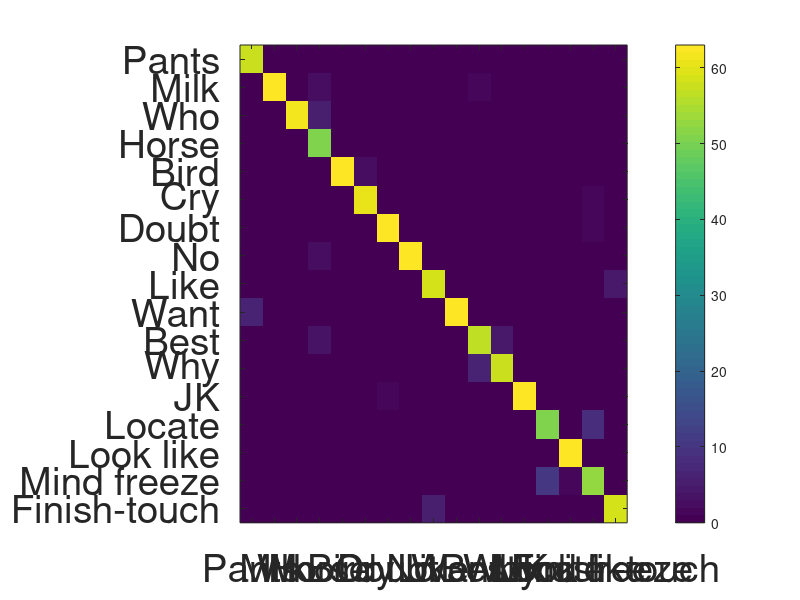

Write the MATLAB code that produced this figure.
clc
clear all
close all

conf_MH20 = [
            5, 0, 0, 0, 0, 0, 0, 0, 0, 0, 0, 0, 0, 0, 0, 0, 0;...
            0, 5, 0, 0, 0, 0, 0, 0, 0, 0, 0, 0, 0, 0, 0, 0, 0;...
            0, 0, 5, 0, 0, 0, 0, 0, 0, 0, 0, 0, 0, 0, 0, 0, 0;...
            0, 0, 0, 5, 0, 0, 0, 0, 0, 0, 0, 0, 0, 0, 0, 0, 0;...
            0, 0, 0, 0, 5, 0, 0, 0, 0, 0, 0, 0, 0, 0, 0, 0, 0;...
            0, 0, 0, 0, 0, 5, 0, 0, 0, 0, 0, 0, 0, 0, 0, 0, 0;...
            0, 0, 0, 0, 0, 0, 5, 0, 0, 0, 0, 0, 0, 0, 0, 0, 0;...
            0, 0, 0, 0, 0, 0, 0, 5, 0, 0, 0, 0, 0, 0, 0, 0, 0;...
            0, 0, 0, 0, 0, 0, 0, 0, 5, 0, 0, 0, 0, 0, 0, 0, 0;...
            0, 0, 0, 0, 0, 0, 0, 0, 0, 5, 0, 0, 0, 0, 0, 0, 0;...
            0, 0, 0, 0, 0, 0, 0, 0, 0, 0, 5, 0, 0, 0, 0, 0, 0;...
            0, 0, 0, 0, 0, 0, 0, 0, 0, 0, 0, 5, 0, 0, 0, 0, 0;...
            0, 0, 0, 0, 0, 0, 0, 0, 0, 0, 0, 0, 5, 0, 0, 0, 0;...
            0, 0, 0, 0, 0, 0, 0, 0, 0, 0, 0, 0, 0, 5, 0, 2, 0;...
            0, 0, 0, 0, 0, 0, 0, 0, 0, 0, 0, 0, 0, 0, 5, 0, 0;...
            0, 0, 0, 0, 0, 0, 0, 0, 0, 0, 0, 0, 0, 0, 0, 3, 0;...
            0, 0, 0, 0, 0, 0, 0, 0, 0, 0, 0, 0, 0, 0, 0, 0, 5;...
            ];
      
conf_MH21 = [
            5, 0, 0, 0, 0, 0, 0, 0, 0, 0, 0, 0, 0, 0, 0, 0, 0;...
            0, 5, 0, 0, 0, 0, 0, 0, 0, 0, 0, 0, 0, 0, 0, 0, 0;...
            0, 0, 5, 0, 0, 0, 0, 0, 0, 0, 0, 0, 0, 0, 0, 0, 0;...
            0, 0, 0, 5, 0, 0, 0, 0, 0, 0, 0, 0, 0, 0, 0, 0, 0;...
            0, 0, 0, 0, 5, 0, 0, 0, 0, 0, 0, 0, 0, 0, 0, 0, 0;...
            0, 0, 0, 0, 0, 5, 0, 0, 0, 0, 0, 0, 0, 0, 0, 0, 0;...
            0, 0, 0, 0, 0, 0, 4, 0, 0, 0, 0, 0, 0, 0, 0, 0, 0;...
            0, 0, 0, 0, 0, 0, 0, 5, 0, 0, 0, 0, 0, 0, 0, 0, 0;...
            0, 0, 0, 0, 0, 0, 0, 0, 5, 0, 0, 0, 0, 0, 0, 0, 0;...
            0, 0, 0, 0, 0, 0, 0, 0, 0, 5, 0, 0, 0, 0, 0, 0, 0;...
            0, 0, 0, 0, 0, 0, 0, 0, 0, 0, 4, 0, 0, 0, 0, 0, 0;...
            0, 0, 0, 0, 0, 0, 0, 0, 0, 0, 1, 5, 0, 0, 0, 0, 0;...
            0, 0, 0, 0, 0, 0, 1, 0, 0, 0, 0, 0, 5, 0, 0, 0, 0;...
            0, 0, 0, 0, 0, 0, 0, 0, 0, 0, 0, 0, 0, 5, 0, 0, 0;...
            0, 0, 0, 0, 0, 0, 0, 0, 0, 0, 0, 0, 0, 0, 5, 0, 0;...
            0, 0, 0, 0, 0, 0, 0, 0, 0, 0, 0, 0, 0, 0, 0, 5, 0;...
            0, 0, 0, 0, 0, 0, 0, 0, 0, 0, 0, 0, 0, 0, 0, 0, 4;...
            ];
 
conf_MH22 = [
            5, 0, 0, 0, 0, 0, 0, 0, 0, 0, 0, 0, 0, 0, 0, 0, 0;...
            0, 5, 0, 0, 0, 0, 0, 0, 0, 0, 0, 0, 0, 0, 0, 0, 0;...
            0, 0, 5, 0, 0, 0, 0, 0, 0, 0, 0, 0, 0, 0, 0, 0, 0;...
            0, 0, 0, 5, 0, 0, 0, 0, 0, 0, 0, 0, 0, 0, 0, 0, 0;...
            0, 0, 0, 0, 5, 0, 0, 0, 0, 0, 0, 0, 0, 0, 0, 0, 0;...
            0, 0, 0, 0, 0, 5, 0, 0, 0, 0, 0, 0, 0, 0, 0, 0, 0;...
            0, 0, 0, 0, 0, 0, 5, 0, 0, 0, 0, 0, 0, 0, 0, 0, 0;...
            0, 0, 0, 0, 0, 0, 0, 5, 0, 0, 0, 0, 0, 0, 0, 0, 0;...
            0, 0, 0, 0, 0, 0, 0, 0, 5, 0, 0, 0, 0, 0, 0, 0, 0;...
            0, 0, 0, 0, 0, 0, 0, 0, 0, 5, 0, 0, 0, 0, 0, 0, 0;...
            0, 0, 0, 0, 0, 0, 0, 0, 0, 0, 5, 0, 0, 0, 0, 0, 0;...
            0, 0, 0, 0, 0, 0, 0, 0, 0, 0, 0, 5, 0, 0, 0, 0, 0;...
            0, 0, 0, 0, 0, 0, 0, 0, 0, 0, 0, 0, 5, 0, 0, 0, 0;...
            0, 0, 0, 0, 0, 0, 0, 0, 0, 0, 0, 0, 0, 5, 0, 0, 0;...
            0, 0, 0, 0, 0, 0, 0, 0, 0, 0, 0, 0, 0, 0, 5, 0, 0;...
            0, 0, 0, 0, 0, 0, 0, 0, 0, 0, 0, 0, 0, 0, 0, 5, 0;...
            0, 0, 0, 0, 0, 0, 0, 0, 0, 0, 0, 0, 0, 0, 0, 0, 5;...
            ];
        
conf_SW1 = [
            5, 0, 0, 0, 0, 0, 0, 0, 0, 0, 0, 0, 0, 0, 0, 0, 0;...
            0, 5, 0, 0, 0, 0, 0, 0, 0, 0, 0, 0, 0, 0, 0, 0, 0;...
            0, 0, 5, 0, 0, 0, 0, 0, 0, 0, 0, 0, 0, 0, 0, 0, 0;...
            0, 0, 0, 5, 0, 0, 0, 0, 0, 0, 0, 0, 0, 0, 0, 0, 0;...
            0, 0, 0, 0, 5, 0, 0, 0, 0, 0, 0, 0, 0, 0, 0, 0, 0;...
            0, 0, 0, 0, 0, 5, 0, 0, 0, 0, 0, 0, 0, 0, 0, 0, 0;...
            0, 0, 0, 0, 0, 0, 5, 0, 0, 0, 0, 0, 0, 0, 0, 0, 0;...
            0, 0, 0, 0, 0, 0, 0, 5, 0, 0, 0, 0, 0, 0, 0, 0, 0;...
            0, 0, 0, 0, 0, 0, 0, 0, 5, 0, 0, 0, 0, 0, 0, 0, 4;...
            0, 0, 0, 0, 0, 0, 0, 0, 0, 5, 0, 0, 0, 0, 0, 0, 0;...
            0, 0, 0, 0, 0, 0, 0, 0, 0, 0, 5, 0, 0, 0, 0, 0, 0;...
            0, 0, 0, 0, 0, 0, 0, 0, 0, 0, 0, 5, 0, 0, 0, 0, 0;...
            0, 0, 0, 0, 0, 0, 0, 0, 0, 0, 0, 0, 5, 0, 0, 0, 0;...
            0, 0, 0, 0, 0, 0, 0, 0, 0, 0, 0, 0, 0, 5, 0, 0, 0;...
            0, 0, 0, 0, 0, 0, 0, 0, 0, 0, 0, 0, 0, 0, 5, 0, 0;...
            0, 0, 0, 0, 0, 0, 0, 0, 0, 0, 0, 0, 0, 0, 0, 5, 0;...
            0, 0, 0, 0, 0, 0, 0, 0, 0, 0, 0, 0, 0, 0, 0, 0, 1;...
            ];
        
conf_KT1 = [
            5, 0, 0, 0, 0, 0, 0, 0, 0, 0, 0, 0, 0, 0, 0, 0, 0;...
            0, 5, 0, 0, 0, 0, 0, 0, 0, 0, 0, 0, 0, 0, 0, 0, 0;...
            0, 0, 5, 0, 0, 0, 0, 0, 0, 0, 0, 0, 0, 0, 0, 0, 0;...
            0, 0, 0, 5, 0, 0, 0, 0, 0, 0, 0, 0, 0, 0, 0, 0, 0;...
            0, 0, 0, 0, 5, 0, 0, 0, 0, 0, 0, 0, 0, 0, 0, 0, 0;...
            0, 0, 0, 0, 0, 5, 0, 0, 0, 0, 0, 0, 0, 0, 0, 0, 0;...
            0, 0, 0, 0, 0, 0, 5, 0, 0, 0, 0, 0, 0, 0, 0, 0, 0;...
            0, 0, 0, 0, 0, 0, 0, 5, 0, 0, 0, 0, 0, 0, 0, 0, 0;...
            0, 0, 0, 0, 0, 0, 0, 0, 0, 0, 0, 0, 0, 0, 0, 0, 0;...
            0, 0, 0, 0, 0, 0, 0, 0, 0, 5, 0, 0, 0, 0, 0, 0, 0;...
            0, 0, 0, 0, 0, 0, 0, 0, 0, 0, 5, 0, 0, 0, 0, 0, 0;...
            0, 0, 0, 0, 0, 0, 0, 0, 0, 0, 0, 5, 0, 0, 0, 0, 0;...
            0, 0, 0, 0, 0, 0, 0, 0, 0, 0, 0, 0, 5, 0, 0, 0, 0;...
            0, 0, 0, 0, 0, 0, 0, 0, 0, 0, 0, 0, 0, 5, 0, 0, 0;...
            0, 0, 0, 0, 0, 0, 0, 0, 0, 0, 0, 0, 0, 0, 5, 0, 0;...
            0, 0, 0, 0, 0, 0, 0, 0, 0, 0, 0, 0, 0, 0, 0, 5, 0;...
            0, 0, 0, 0, 0, 0, 0, 0, 5, 0, 0, 0, 0, 0, 0, 0, 5;...
            ];
        
conf_JUNEH1 = [
            5, 0, 0, 0, 0, 0, 0, 0, 0, 0, 0, 0, 0, 0, 0, 0, 0;...
            0, 5, 0, 0, 0, 0, 0, 0, 0, 0, 0, 0, 0, 0, 0, 0, 0;...
            0, 0, 5, 0, 0, 0, 0, 0, 0, 0, 0, 0, 0, 0, 0, 0, 0;...
            0, 0, 0, 5, 0, 0, 0, 0, 0, 0, 0, 0, 0, 0, 0, 0, 0;...
            0, 0, 0, 0, 5, 0, 0, 0, 0, 0, 0, 0, 0, 0, 0, 0, 0;...
            0, 0, 0, 0, 0, 5, 0, 0, 0, 0, 0, 0, 0, 0, 0, 0, 0;...
            0, 0, 0, 0, 0, 0, 5, 0, 0, 0, 0, 0, 0, 0, 0, 0, 0;...
            0, 0, 0, 0, 0, 0, 0, 5, 0, 0, 0, 0, 0, 0, 0, 0, 0;...
            0, 0, 0, 0, 0, 0, 0, 0, 5, 0, 0, 0, 0, 0, 0, 0, 0;...
            0, 0, 0, 0, 0, 0, 0, 0, 0, 5, 0, 0, 0, 0, 0, 0, 0;...
            0, 0, 0, 0, 0, 0, 0, 0, 0, 0, 5, 0, 0, 0, 0, 0, 0;...
            0, 0, 0, 0, 0, 0, 0, 0, 0, 0, 0, 4, 0, 0, 0, 0, 0;...
            0, 0, 0, 0, 0, 0, 0, 0, 0, 0, 0, 0, 5, 0, 0, 0, 0;...
            0, 0, 0, 0, 0, 0, 0, 0, 0, 0, 0, 0, 0, 5, 0, 1, 0;...
            0, 0, 0, 0, 0, 0, 0, 0, 0, 0, 0, 0, 0, 0, 5, 0, 0;...
            0, 0, 0, 0, 0, 0, 0, 0, 0, 0, 0, 0, 0, 0, 0, 4, 0;...
            0, 0, 0, 0, 0, 0, 0, 0, 0, 0, 0, 0, 0, 0, 0, 0, 5;...
            ];
        
conf_DY1 = [
            5, 0, 0, 0, 0, 0, 0, 0, 0, 0, 0, 0, 0, 0, 0, 0, 0;...
            0, 5, 0, 0, 0, 0, 0, 0, 0, 0, 0, 0, 0, 0, 0, 0, 0;...
            0, 0, 4, 0, 0, 0, 0, 0, 0, 0, 0, 0, 0, 0, 0, 0, 0;...
            0, 0, 0, 5, 0, 0, 0, 0, 0, 0, 0, 0, 0, 0, 0, 0, 0;...
            0, 0, 0, 0, 5, 0, 0, 0, 0, 0, 0, 0, 0, 0, 0, 0, 0;...
            0, 0, 0, 0, 0, 5, 0, 0, 0, 0, 0, 0, 0, 0, 0, 0, 0;...
            0, 0, 0, 0, 0, 0, 5, 0, 0, 0, 0, 0, 0, 0, 0, 0, 0;...
            0, 0, 0, 0, 0, 0, 0, 5, 0, 0, 0, 0, 0, 0, 0, 0, 0;...
            0, 0, 0, 0, 0, 0, 0, 0, 4, 0, 0, 0, 0, 0, 0, 0, 0;...
            0, 0, 0, 0, 0, 0, 0, 0, 0, 4, 0, 0, 0, 0, 0, 0, 0;...
            0, 0, 0, 0, 0, 0, 0, 0, 0, 0, 5, 0, 0, 0, 0, 0, 0;...
            0, 0, 0, 0, 0, 0, 0, 0, 0, 0, 0, 5, 0, 0, 0, 0, 0;...
            0, 0, 0, 0, 0, 0, 0, 0, 0, 0, 0, 0, 5, 0, 0, 0, 0;...
            0, 0, 0, 0, 0, 0, 0, 0, 0, 0, 0, 0, 0, 2, 0, 1, 0;...
            0, 0, 0, 0, 0, 0, 0, 0, 0, 0, 0, 0, 0, 0, 4, 0, 0;...
            0, 0, 0, 0, 0, 0, 0, 0, 0, 0, 0, 0, 0, 0, 0, 4, 0;...
            0, 0, 0, 0, 0, 0, 0, 0, 0, 0, 0, 0, 0, 0, 0, 0, 5;...
            ];
        
conf_HJ1 = [
            4, 0, 0, 0, 0, 0, 0, 0, 0, 0, 0, 0, 0, 0, 0, 0, 0;...
            0, 4, 0, 0, 0, 0, 0, 0, 0, 0, 0, 0, 0, 0, 0, 0, 0;...
            0, 0, 5, 5, 0, 0, 0, 0, 0, 0, 0, 0, 0, 0, 0, 0, 0;...
            0, 0, 0, 0, 0, 0, 0, 0, 0, 0, 0, 0, 0, 0, 0, 0, 0;...
            0, 0, 0, 0, 4, 0, 0, 0, 0, 0, 0, 0, 0, 0, 0, 0, 0;...
            0, 0, 0, 0, 0, 5, 0, 0, 0, 0, 0, 0, 0, 0, 0, 0, 0;...
            0, 0, 0, 0, 0, 0, 5, 0, 0, 0, 0, 0, 0, 0, 0, 1, 0;...
            0, 0, 0, 0, 0, 0, 0, 5, 0, 0, 0, 0, 0, 0, 0, 0, 0;...
            0, 0, 0, 0, 0, 0, 0, 0, 5, 0, 0, 0, 0, 0, 0, 0, 0;...
            0, 0, 0, 0, 0, 0, 0, 0, 0, 5, 0, 0, 0, 0, 0, 0, 0;...
            0, 0, 0, 0, 0, 0, 0, 0, 0, 0, 5, 0, 0, 0, 0, 0, 0;...
            0, 0, 0, 0, 0, 0, 0, 0, 0, 0, 0, 5, 0, 0, 0, 0, 0;...
            0, 0, 0, 0, 0, 0, 0, 0, 0, 0, 0, 0, 5, 0, 0, 0, 0;...
            0, 0, 0, 0, 0, 0, 0, 0, 0, 0, 0, 0, 0, 4, 0, 0, 0;...
            0, 0, 0, 0, 0, 0, 0, 0, 0, 0, 0, 0, 0, 0, 5, 0, 0;...
            0, 0, 0, 0, 0, 0, 0, 0, 0, 0, 0, 0, 0, 1, 0, 4, 0;...
            0, 0, 0, 0, 0, 0, 0, 0, 0, 0, 0, 0, 0, 0, 0, 0, 4;...
            ];
        
conf_SY1 = [
            5, 0, 0, 0, 0, 0, 0, 0, 0, 0, 0, 0, 0, 0, 0, 0, 0;...
            0, 4, 0, 0, 0, 0, 0, 0, 0, 0, 1, 0, 0, 0, 0, 0, 0;...
            0, 0, 5, 0, 0, 0, 0, 0, 0, 0, 0, 0, 0, 0, 0, 0, 0;...
            0, 0, 0, 3, 0, 0, 0, 0, 0, 0, 0, 0, 0, 0, 0, 0, 0;...
            0, 0, 0, 0, 4, 0, 0, 0, 0, 0, 0, 0, 0, 0, 0, 0, 0;...
            0, 0, 0, 0, 0, 5, 0, 0, 0, 0, 0, 0, 0, 0, 0, 0, 0;...
            0, 0, 0, 0, 0, 0, 4, 0, 0, 0, 0, 0, 0, 0, 0, 0, 0;...
            0, 0, 0, 1, 0, 0, 0, 5, 0, 0, 0, 0, 0, 0, 0, 0, 0;...
            0, 0, 0, 0, 0, 0, 0, 0, 5, 0, 0, 0, 0, 0, 0, 0, 0;...
            0, 0, 0, 0, 0, 0, 0, 0, 0, 5, 0, 0, 0, 0, 0, 0, 0;...
            0, 0, 0, 0, 0, 0, 0, 0, 0, 0, 4, 4, 0, 0, 0, 0, 0;...
            0, 0, 0, 0, 0, 0, 0, 0, 0, 0, 0, 0, 0, 0, 0, 0, 0;...
            0, 0, 0, 0, 0, 0, 0, 0, 0, 0, 0, 0, 5, 0, 0, 0, 0;...
            0, 0, 0, 0, 0, 0, 0, 0, 0, 0, 0, 0, 0, 0, 0, 0, 0;...
            0, 0, 0, 0, 0, 0, 0, 0, 0, 0, 0, 0, 0, 0, 4, 0, 0;...
            0, 0, 0, 0, 0, 0, 0, 0, 0, 0, 0, 0, 0, 5, 1, 4, 0;...
            0, 0, 0, 0, 0, 0, 0, 0, 0, 0, 0, 0, 0, 0, 0, 0, 5;...
            ];
        
conf_WK1 = [
            5, 0, 0, 0, 0, 0, 0, 0, 0, 0, 0, 0, 0, 0, 0, 0, 0;...
            0, 5, 0, 0, 0, 0, 0, 0, 0, 0, 0, 0, 0, 0, 0, 0, 0;...
            0, 0, 3, 0, 0, 0, 0, 0, 0, 0, 0, 0, 0, 0, 0, 0, 0;...
            0, 0, 0, 3, 0, 0, 0, 0, 0, 0, 0, 0, 0, 0, 0, 0, 0;...
            0, 0, 0, 0, 5, 0, 0, 0, 0, 0, 0, 0, 0, 0, 0, 0, 0;...
            0, 0, 0, 0, 0, 4, 0, 0, 0, 0, 0, 0, 0, 0, 0, 0, 0;...
            0, 0, 0, 0, 0, 0, 5, 0, 0, 0, 0, 0, 0, 0, 0, 0, 0;...
            0, 0, 0, 0, 0, 0, 0, 5, 0, 0, 0, 0, 0, 0, 0, 0, 0;...
            0, 0, 0, 0, 0, 0, 0, 0, 5, 0, 0, 0, 0, 0, 0, 0, 0;...
            0, 0, 0, 0, 0, 0, 0, 0, 0, 4, 0, 0, 0, 0, 0, 0, 0;...
            0, 0, 0, 2, 0, 0, 0, 0, 0, 0, 4, 0, 0, 0, 0, 0, 0;...
            0, 0, 0, 0, 0, 0, 0, 0, 0, 0, 0, 5, 0, 0, 0, 0, 0;...
            0, 0, 0, 0, 0, 0, 0, 0, 0, 0, 0, 0, 5, 0, 0, 0, 0;...
            0, 0, 0, 0, 0, 0, 0, 0, 0, 0, 0, 0, 0, 5, 0, 1, 0;...
            0, 0, 0, 0, 0, 0, 0, 0, 0, 0, 0, 0, 0, 0, 5, 0, 0;...
            0, 0, 0, 0, 0, 0, 0, 0, 0, 0, 0, 0, 0, 0, 0, 3, 0;...
            0, 0, 0, 0, 0, 0, 0, 0, 0, 0, 0, 0, 0, 0, 0, 0, 5;...
            ];
        
conf_JUNES1 = [
            5, 0, 0, 0, 0, 0, 0, 0, 0, 0, 0, 0, 0, 0, 0, 0, 0;...
            0, 5, 0, 0, 0, 0, 0, 0, 0, 0, 0, 0, 0, 0, 0, 0, 0;...
            0, 0, 5, 0, 0, 0, 0, 0, 0, 0, 0, 0, 0, 0, 0, 0, 0;...
            0, 0, 0, 3, 0, 0, 0, 0, 0, 0, 0, 0, 0, 0, 0, 0, 0;...
            0, 0, 0, 0, 5, 0, 0, 0, 0, 0, 0, 0, 0, 0, 0, 0, 0;...
            0, 0, 0, 0, 0, 5, 0, 0, 0, 0, 0, 0, 0, 0, 0, 0, 0;...
            0, 0, 0, 0, 0, 0, 5, 0, 0, 0, 0, 0, 0, 0, 0, 0, 0;...
            0, 0, 0, 1, 0, 0, 0, 5, 0, 0, 0, 0, 0, 0, 0, 0, 0;...
            0, 0, 0, 0, 0, 0, 0, 0, 5, 0, 0, 0, 0, 0, 0, 0, 0;...
            0, 0, 0, 0, 0, 0, 0, 0, 0, 5, 0, 0, 0, 0, 0, 0, 0;...
            0, 0, 0, 0, 0, 0, 0, 0, 0, 0, 5, 0, 0, 0, 0, 0, 0;...
            0, 0, 0, 0, 0, 0, 0, 0, 0, 0, 0, 4, 0, 0, 0, 0, 0;...
            0, 0, 0, 0, 0, 0, 0, 0, 0, 0, 0, 0, 4, 0, 0, 0, 0;...
            0, 0, 0, 0, 0, 0, 0, 0, 0, 0, 0, 0, 0, 5, 0, 3, 0;...
            0, 0, 0, 0, 0, 0, 0, 0, 0, 0, 0, 0, 0, 0, 5, 0, 0;...
            0, 0, 0, 0, 0, 0, 0, 0, 0, 0, 0, 0, 0, 0, 0, 2, 0;...
            0, 0, 0, 0, 0, 0, 0, 0, 0, 0, 0, 0, 0, 0, 0, 0, 5;...
            ];
        
conf_HY1 = [
            0, 0, 0, 0, 0, 0, 0, 0, 0, 0, 0, 0, 0, 0, 0, 0, 0;...
            0, 5, 0, 2, 0, 0, 0, 0, 0, 0, 0, 0, 0, 0, 0, 0, 0;...
            0, 0, 5, 0, 0, 0, 0, 0, 0, 0, 0, 0, 0, 0, 0, 0, 0;...
            0, 0, 0, 2, 0, 0, 0, 0, 0, 0, 0, 0, 0, 0, 0, 0, 0;...
            0, 0, 0, 0, 5, 2, 0, 0, 0, 0, 0, 0, 0, 0, 0, 0, 0;...
            0, 0, 0, 0, 0, 2, 0, 0, 0, 0, 0, 0, 0, 0, 0, 1, 0;...
            0, 0, 0, 0, 0, 0, 5, 0, 0, 0, 0, 0, 0, 0, 0, 0, 0;...
            0, 0, 0, 0, 0, 0, 0, 4, 0, 0, 0, 0, 0, 0, 0, 0, 0;...
            0, 0, 0, 0, 0, 0, 0, 0, 5, 0, 0, 0, 0, 0, 0, 0, 0;...
            5, 0, 0, 0, 0, 0, 0, 0, 0, 5, 0, 0, 0, 0, 0, 0, 0;...
            0, 0, 0, 1, 0, 0, 0, 0, 0, 0, 0, 0, 0, 0, 0, 0, 0;...
            0, 0, 0, 0, 0, 0, 0, 0, 0, 0, 5, 5, 0, 0, 0, 0, 0;...
            0, 0, 0, 0, 0, 0, 0, 0, 0, 0, 0, 0, 4, 0, 0, 0, 0;...
            0, 0, 0, 0, 0, 0, 0, 0, 0, 0, 0, 0, 0, 1, 0, 0, 0;...
            0, 0, 0, 0, 0, 0, 0, 0, 0, 0, 0, 0, 0, 0, 5, 0, 0;...
            0, 0, 0, 0, 0, 0, 0, 0, 0, 0, 0, 0, 0, 4, 0, 4, 0;...
            0, 0, 0, 0, 0, 0, 0, 0, 0, 0, 0, 0, 0, 0, 0, 0, 5;...
            ];
        
conf_KKY1 = [
            4, 0, 0, 0, 0, 0, 0, 0, 0, 0, 0, 0, 0, 0, 0, 0, 0;...
            0, 5, 0, 0, 0, 0, 0, 0, 0, 0, 0, 0, 0, 0, 0, 0, 0;...
            0, 0, 5, 0, 0, 0, 0, 0, 0, 0, 0, 0, 0, 0, 0, 0, 0;...
            0, 0, 0, 5, 0, 0, 0, 0, 0, 0, 0, 0, 0, 0, 0, 0, 0;...
            0, 0, 0, 0, 5, 0, 0, 0, 0, 0, 0, 0, 0, 0, 0, 0, 0;...
            0, 0, 0, 0, 0, 5, 0, 0, 0, 0, 0, 0, 0, 0, 0, 0, 0;...
            0, 0, 0, 0, 0, 0, 5, 0, 0, 0, 0, 0, 0, 0, 0, 0, 0;...
            0, 0, 0, 0, 0, 0, 0, 4, 0, 0, 0, 0, 0, 0, 0, 0, 0;...
            0, 0, 0, 0, 0, 0, 0, 0, 5, 0, 0, 0, 0, 0, 0, 0, 0;...
            1, 0, 0, 0, 0, 0, 0, 0, 0, 5, 0, 0, 0, 0, 0, 0, 0;...
            0, 0, 0, 0, 0, 0, 0, 0, 0, 0, 5, 0, 0, 0, 0, 0, 0;...
            0, 0, 0, 0, 0, 0, 0, 0, 0, 0, 0, 5, 0, 0, 0, 0, 0;...
            0, 0, 0, 0, 0, 0, 0, 0, 0, 0, 0, 0, 5, 0, 0, 0, 0;...
            0, 0, 0, 0, 0, 0, 0, 0, 0, 0, 0, 0, 0, 4, 0, 0, 0;...
            0, 0, 0, 0, 0, 0, 0, 0, 0, 0, 0, 0, 0, 0, 5, 0, 0;...
            0, 0, 0, 0, 0, 0, 0, 0, 0, 0, 0, 0, 0, 0, 0, 5, 0;...
            0, 0, 0, 0, 0, 0, 0, 0, 0, 0, 0, 0, 0, 0, 0, 0, 5;...
            ];
       
% x축: target label, y축: output label
total_sum = conf_MH20 + conf_MH21 + conf_MH22 + conf_SW1 + conf_KT1 + conf_JUNEH1 + conf_DY1 + conf_HJ1 + conf_SY1 + conf_WK1 + conf_JUNES1 + conf_HY1 + conf_KKY1;
imagesc(total_sum)
set(gca,'XTick',[1:1:17],'XTickLabel',{'Pants', 'Milk', 'Who', 'Horse', 'Bird', 'Cry', 'Doubt', 'No', 'Like', 'Want', 'Best','Why','JK','Locate','Look like','Mind freeze','Finish-touch'})
xtickangle(45)
set(gca,'YTick',[1:1:17],'YTickLabel',{'Pants', 'Milk', 'Who', 'Horse', 'Bird', 'Cry', 'Doubt', 'No', 'Like', 'Want', 'Best','Why','JK','Locate','Look like','Mind freeze','Finish-touch'})
set(gca,'FontSize',28)
colorbar

% F1 score
precision = [];
recall = [];
for i=1:17
    precision(i) = total_sum(i,i)/sum(total_sum(i,:));
    recall(i) = total_sum(i,i)/sum(total_sum(:,i));
end
avg_precision = mean(precision);
avg_recall = mean(recall);
f1score = 2*(avg_precision*avg_recall)/(avg_precision+avg_recall);